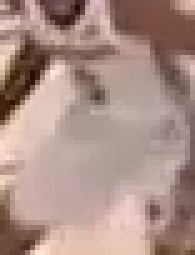
#> input picture Img Processing & Extraction/output_players/crop_0.png, 39 x 51 px (shown 5 times larger); its folder holds only this picture in this run
$ python ColorComp.py
#> lines starting #> are read from the running program, lines starting #| are printed output that depends on the picture; long printed decimals are rounded
'''
Created on Jul 16, 2019

@author: Student
'''
import matplotlib.pyplot as plt
import os.path, cv2
import numpy as np

d = {}
for file in os.listdir('output_players'):
    filepath = os.path.join('output_players', file)
    image = cv2.imread(filepath)
#> image is the input picture: shape (51, 39, 3); mean B, G, R 135, 143.2, 171.1
    img = cv2.cvtColor(image, cv2.COLOR_BGR2RGB)

    rows, cols, n = img.shape
#> rows = 51; cols = 39; n = 3

    #b = [31,41,100]
    b = [255,255,255]

    num = 0
    for i in range(rows):
        for j in range(cols):
            v = img[i][j]
            dist = np.linalg.norm(v-b)
            if dist < 200: ## 150 for blue
                num += 1
                img[i][j] = [255,0,0]
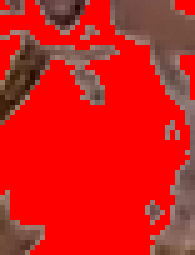
#> img: shape (51, 39, 3) (shown 5 times larger); mean R, G, B 210.7, 29.4, 26.2
#> after the loop, num = 1334
            #print(dist)

    d[file] = num/(rows*cols)
    #f = cv2.cvtColor(img, cv2.COLOR_LAB2BGR)
    f = cv2.cvtColor(img, cv2.COLOR_RGB2BGR)

    #cv2.imshow("", f)
    #cv2.waitKey()
    fn = os.path.join("test", file)
    cv2.imwrite(fn, f)

s = sorted(d.items(), key = lambda x: -x[1])
#> s = [('crop_0.png', 0.671)]
for x in s:
    print(x[0], x[1])
#> this loop made 1 pass
#| crop_0.png 0.6707

# [9 lines of commented-out code are left out]

$ run again, on Img Processing & Extraction/output_players/crop_4.png
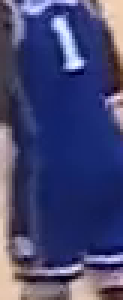
#> input picture Img Processing & Extraction/output_players/crop_4.png, 41 x 100 px (shown 3 times larger)
#> image is the input picture: shape (100, 41, 3); mean B, G, R 113.8, 69.4, 67.3
#> after the loop `for i in range(rows):`:
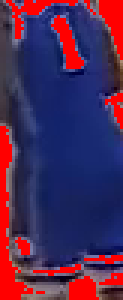
#> img: shape (100, 41, 3) (shown 3 times larger); mean R, G, B 77.7, 41.4, 83.9
#> after the loop `for i in range(rows):`: num = 653
#> s = [('crop_4.png', 0.159)]
#> the loop `for x in s:` made 1 pass
#> (printed output is left out)

$ run again, on Img Processing & Extraction/output_players/crop_5.png
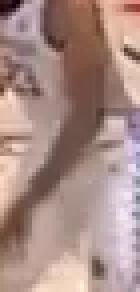
#> input picture Img Processing & Extraction/output_players/crop_5.png, 35 x 73 px (shown 4 times larger)
#> image is the input picture: shape (73, 35, 3); mean B, G, R 133.7, 140.6, 168.8
#> after the loop `for i in range(rows):`:
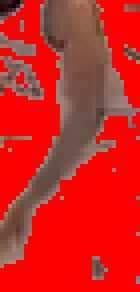
#> img: shape (73, 35, 3) (shown 4 times larger); mean R, G, B 204.9, 36.7, 32.8
#> after the loop `for i in range(rows):`: num = 1562
#> s = [('crop_5.png', 0.611)]
#> the loop `for x in s:` made 1 pass
#> (printed output is left out)

$ run again, on Img Processing & Extraction/output_players/crop_6.png
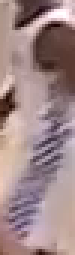
#> input picture Img Processing & Extraction/output_players/crop_6.png, 25 x 85 px (shown 3 times larger)
#> image is the input picture: shape (85, 25, 3); mean B, G, R 135.7, 134.6, 158.8
#> after the loop `for i in range(rows):`:
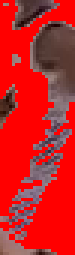
#> img: shape (85, 25, 3) (shown 3 times larger); mean R, G, B 198.3, 33.9, 35
#> after the loop `for i in range(rows):`: num = 1289
#> s = [('crop_6.png', 0.607)]
#> the loop `for x in s:` made 1 pass
#> (printed output is left out)

$ run again, on Img Processing & Extraction/output_players/crop_1.png
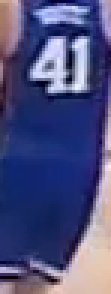
#> input picture Img Processing & Extraction/output_players/crop_1.png, 37 x 98 px (shown 3 times larger)
#> image is the input picture: shape (98, 37, 3); mean B, G, R 126.2, 80.2, 77.3
#> after the loop `for i in range(rows):`:
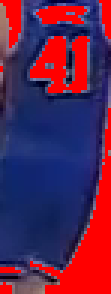
#> img: shape (98, 37, 3) (shown 3 times larger); mean R, G, B 92.1, 36.4, 78.5
#> after the loop `for i in range(rows):`: num = 875
#> s = [('crop_1.png', 0.241)]
#> the loop `for x in s:` made 1 pass
#> (printed output is left out)
